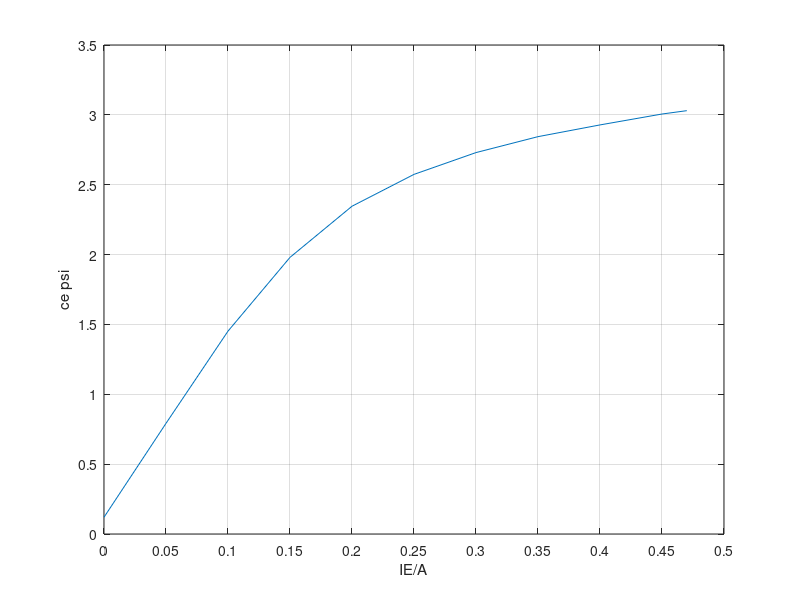

This chart was generated by the following MATLAB code: (Note: this script raises an error after producing the figure.)
x = [0:0.05:0.45 0.47];
y = [0.12 0.792 1.452 1.98 2.346 2.574 2.73 2.844 2.928 3.006 3.03];

plot(x,y)

grid('on')

axis([0 0.5 0 3.5])

xticks([0:0.05:0.5])
yticks([0:0.5:3.5])
xlabel('IE/A')
ylabel('ce psi')

matlab2tikz